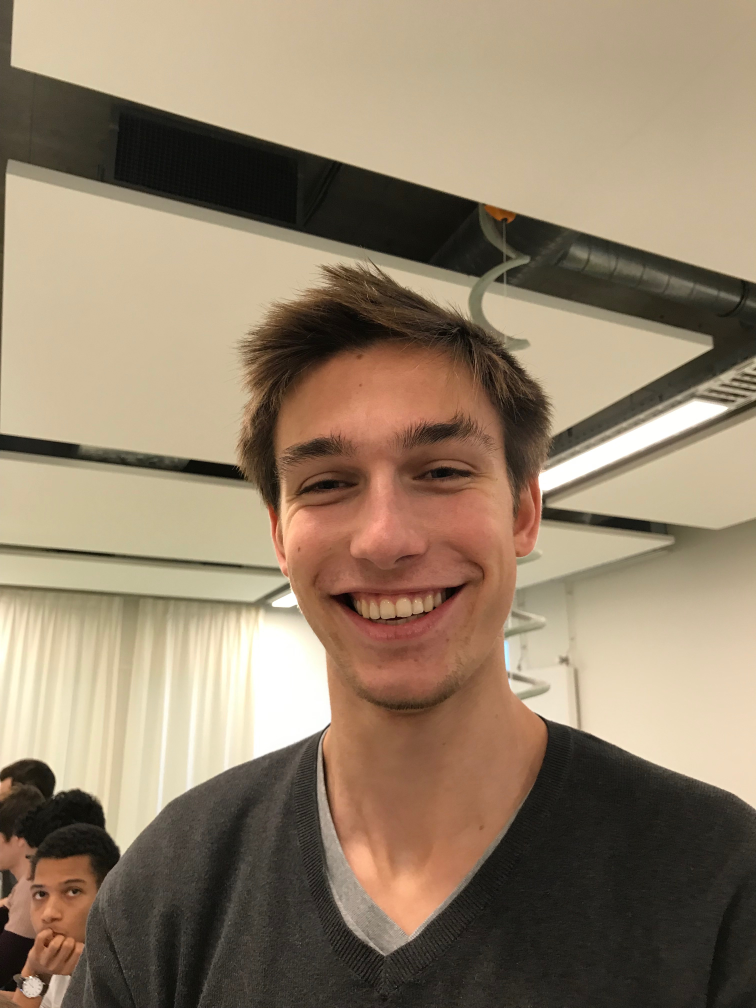
#> input picture Data/database/test/Alexis/Alexis1.JPG, 3024 x 4032 px, given in place of the camera (shown at 1/4 size)
$ python skin_detector.py
#> lines starting #> are read from the running program, lines starting #| are printed output that depends on the picture; after the words box and inside, x2 and y2 are one past the last pixel; in counts of white or black regions, pixels touching at a corner belong together
# USAGE
# python skindetector.py
# python skindetector.py --video video/skin_example.mov

# import the necessary packages
import imutils
import numpy as np
import argparse
import cv2

# construct the argument parse and parse the arguments
ap = argparse.ArgumentParser()
ap.add_argument("-v", "--video",
	help = "path to the (optional) video file")
args = vars(ap.parse_args())

# define the upper and lower boundaries of the HSV pixel
# intensities to be considered 'skin'
lower = np.array([0, 48, 80], dtype = "uint8")
upper = np.array([20, 255, 255], dtype = "uint8")

# if a video path was not supplied, grab the reference
# to the gray
if not args.get("video", False):
	camera = cv2.VideoCapture(0)

# otherwise, load the video
else:
	camera = cv2.VideoCapture(args["video"])

# keep looping over the frames in the video
while True:
	# grab the current frame
	(grabbed, frame) = camera.read()
#> frame is the input picture: shape (4032, 3024, 3); mean B, G, R 106.8, 129.2, 147.4

	# if we are viewing a video and we did not grab a
	# frame, then we have reached the end of the video
	if args.get("video") and not grabbed:
		break

	# resize the frame, convert it to the HSV color space,
	# and determine the HSV pixel intensities that fall into
	# the speicifed upper and lower boundaries
	frame = imutils.resize(frame, width = 400)
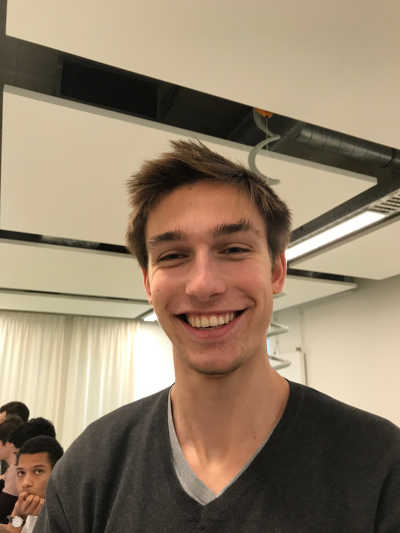
#> frame: shape (533, 400, 3); mean B, G, R 106.8, 129.2, 147.4
	converted = cv2.cvtColor(frame, cv2.COLOR_BGR2HSV)
#> converted: shape (533, 400, 3); mean H, S, V 19.1, 71.1, 147.4
	skinMask = cv2.inRange(converted, lower, upper)
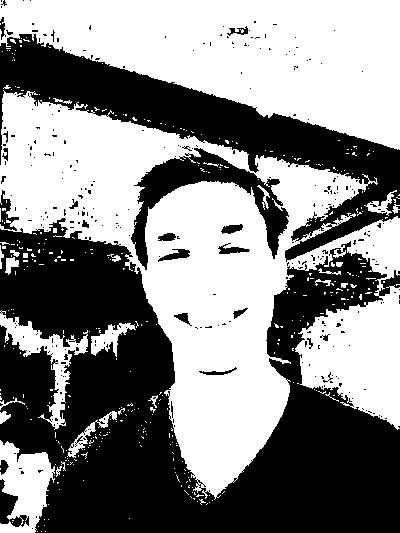
#> skinMask: shape (533, 400); 53.2% white; 316 black regions (292 under 20 px), largest, box (x1, y1, x2, y2) and area: (0, 218, 400, 533) 69212, (0, 34, 400, 262) 22310, (131, 148, 289, 270) 5054

	# apply a series of erosions and dilations to the mask
	# using an elliptical kernel
	kernel = cv2.getStructuringElement(cv2.MORPH_ELLIPSE, (11, 11))
	skinMask = cv2.erode(skinMask, kernel, iterations = 2)
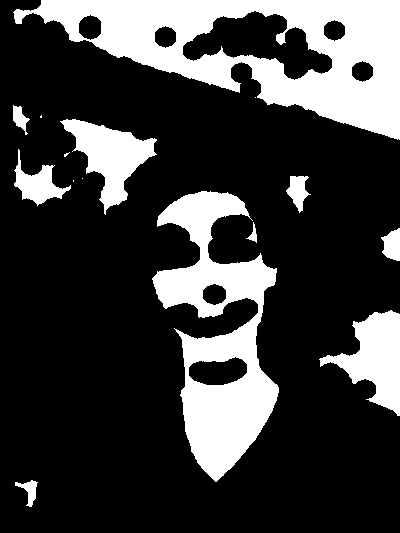
#> skinMask: shape (533, 400); 23.9% white; 15 white regions (5 under 20 px), largest, box (x1, y1, x2, y2) and area: (13, 0, 400, 140) 23715, (152, 191, 279, 482) 16548, (319, 310, 400, 416) 4100
	skinMask = cv2.dilate(skinMask, kernel, iterations = 2)
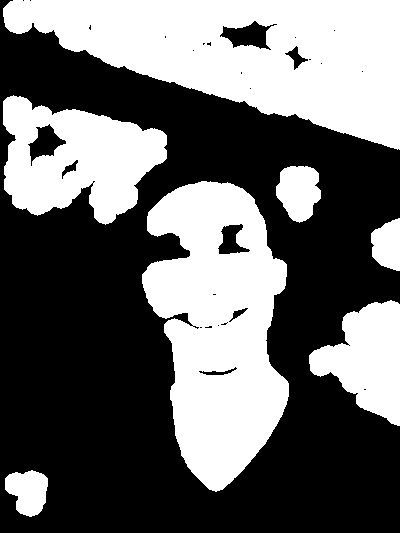
#> skinMask: shape (533, 400); 41.7% white; 7 white regions, largest, box (x1, y1, x2, y2) and area: (3, 0, 400, 150) 34465, (142, 181, 289, 492) 29800, (3, 95, 167, 225) 13228

	# blur the mask to help remove noise, then apply the
	# mask to the frame
	skinMask = cv2.GaussianBlur(skinMask, (3, 3), 0)
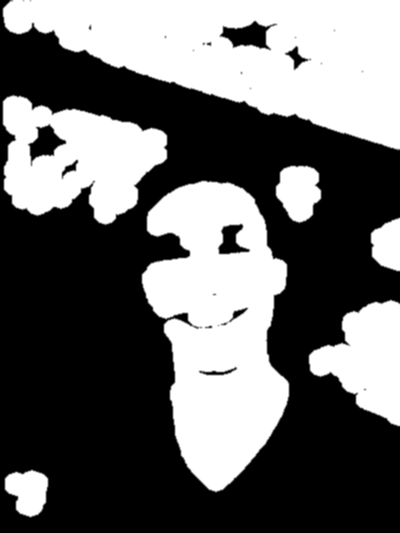
#> skinMask: shape (533, 400); min 0, max 255, mean 106.3
	skin = cv2.bitwise_and(frame, frame, mask = skinMask)
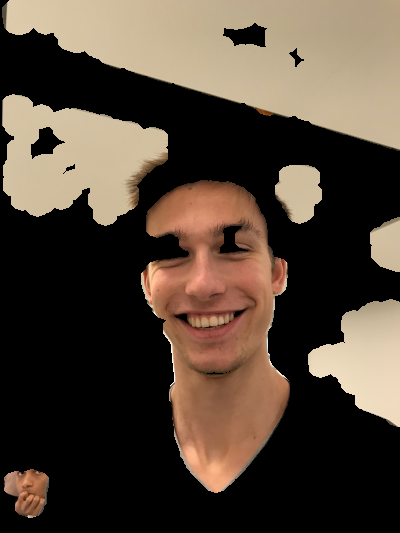
#> skin: shape (533, 400, 3); mean B, G, R 55.6, 68.4, 81.9

	# show the skin in the image along with the mask
	cv2.imshow("images", np.hstack([frame, skin]))
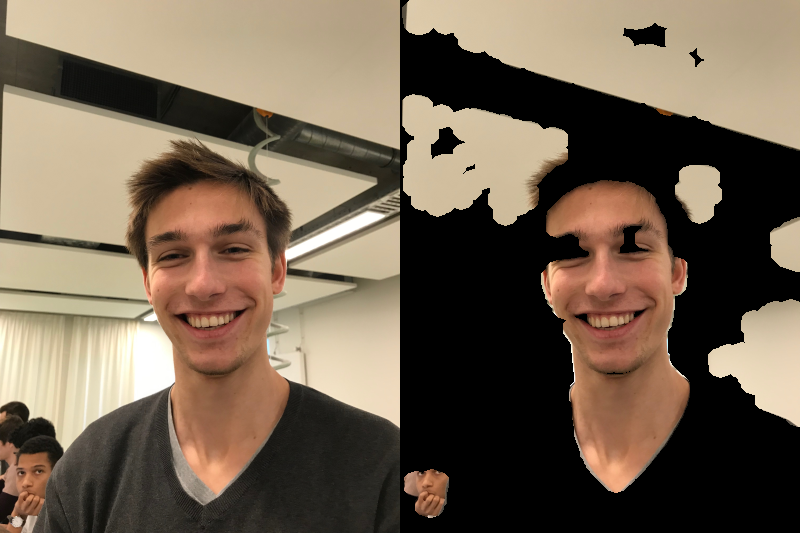
#> window 'images': shape (533, 800, 3); mean B, G, R 81.2, 98.8, 114.6

	# if the 'q' key is pressed, stop the loop
	if cv2.waitKey(1) & 0xFF == ord("q"):
#> (key q is pressed here)
		break

# cleanup the camera and close any open windows
camera.release()
cv2.destroyAllWindows()

$ run again, on Data/database/test/Alexis/Alexis2.JPG
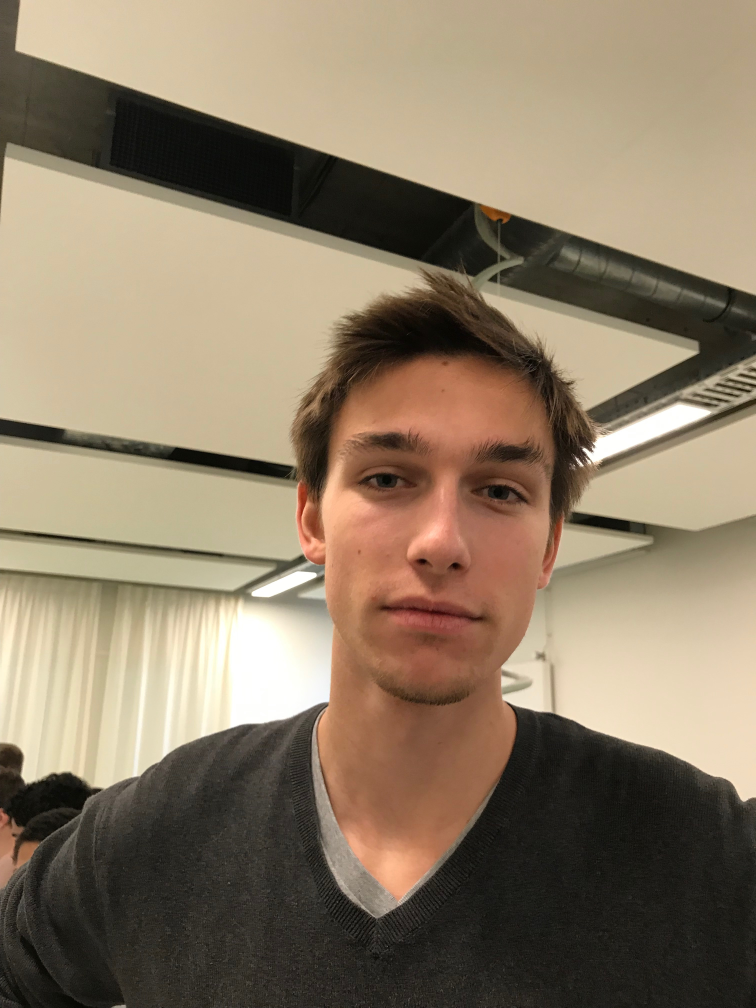
#> input picture Data/database/test/Alexis/Alexis2.JPG, 3024 x 4032 px, given in place of the camera (shown at 1/4 size)
#> frame is the input picture: shape (4032, 3024, 3); mean B, G, R 102.8, 124.4, 140.7
#> frame: shape (533, 400, 3)
#> converted: shape (533, 400, 3); mean H, S, V 19.9, 68.8, 140.8
#> `skinMask = cv2.inRange(converted, lower, upper)`:
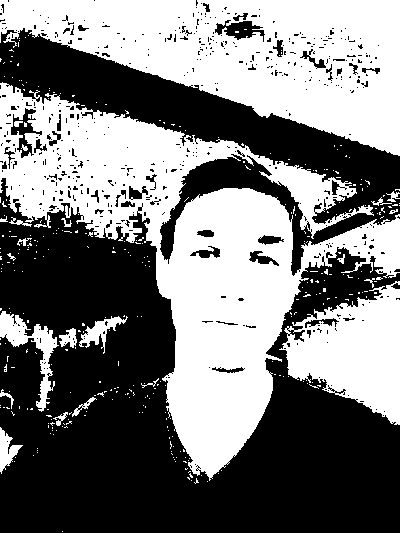
#> skinMask: shape (533, 400); 48% white; 345 white regions (322 under 20 px), largest, box (x1, y1, x2, y2) and area: (0, 82, 400, 481) 53482, (0, 0, 400, 156) 34328, (279, 281, 400, 425) 9936
#> `cv2.imshow("images", np.hstack([frame, skin]))`:
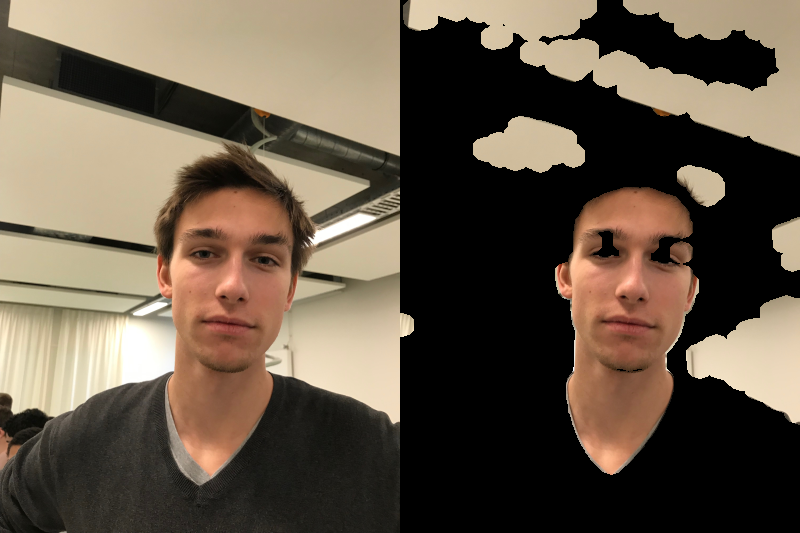
#> window 'images': shape (533, 800, 3); mean B, G, R 71.5, 87, 100.5

$ run again, on Data/database/test/Alexis/Alexis3.JPG
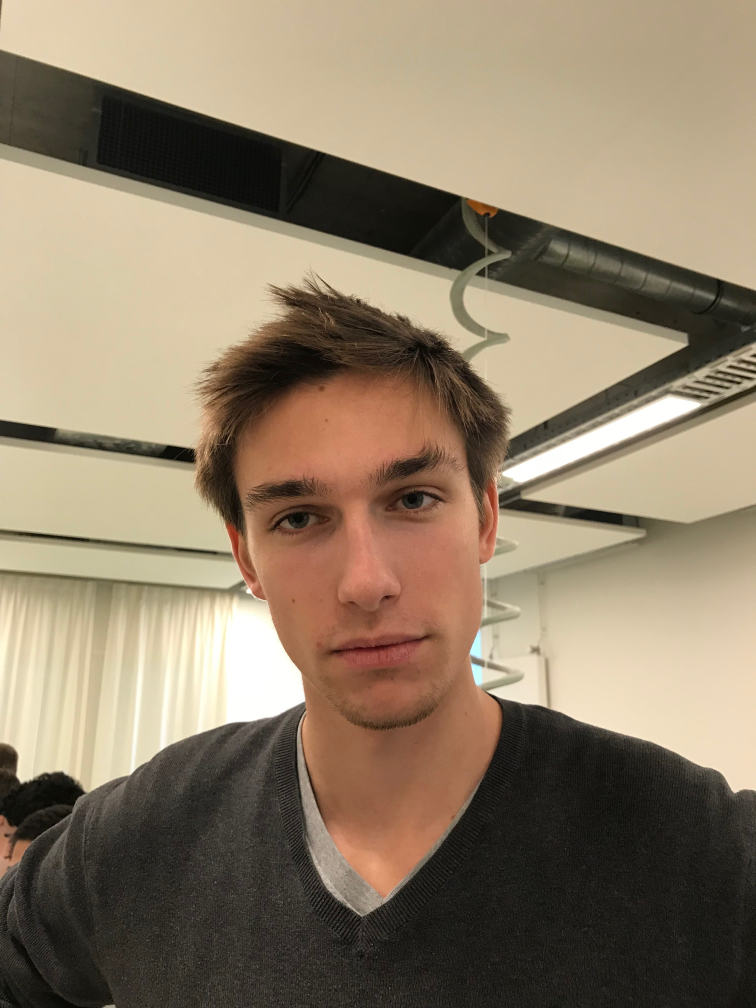
#> input picture Data/database/test/Alexis/Alexis3.JPG, 3024 x 4032 px, given in place of the camera (shown at 1/4 size)
#> frame is the input picture: shape (4032, 3024, 3); mean B, G, R 104.3, 125.9, 142.1
#> frame: shape (533, 400, 3)
#> converted: shape (533, 400, 3); mean H, S, V 19.8, 67.6, 142.1
#> `skinMask = cv2.inRange(converted, lower, upper)`:
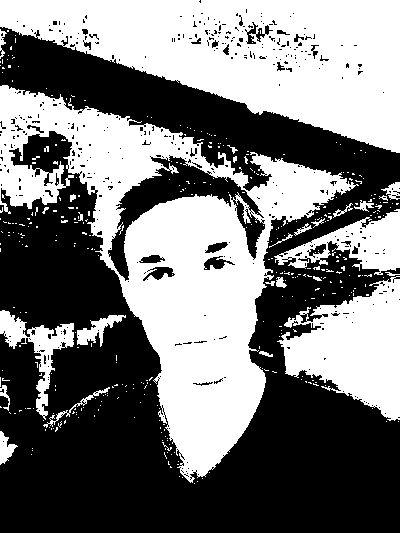
#> skinMask: shape (533, 400); 47.1% white; 378 white regions (350 under 20 px), largest, box (x1, y1, x2, y2) and area: (0, 85, 359, 483) 46343, (0, 0, 400, 153) 34816, (277, 276, 400, 421) 10222
#> `cv2.imshow("images", np.hstack([frame, skin]))`:
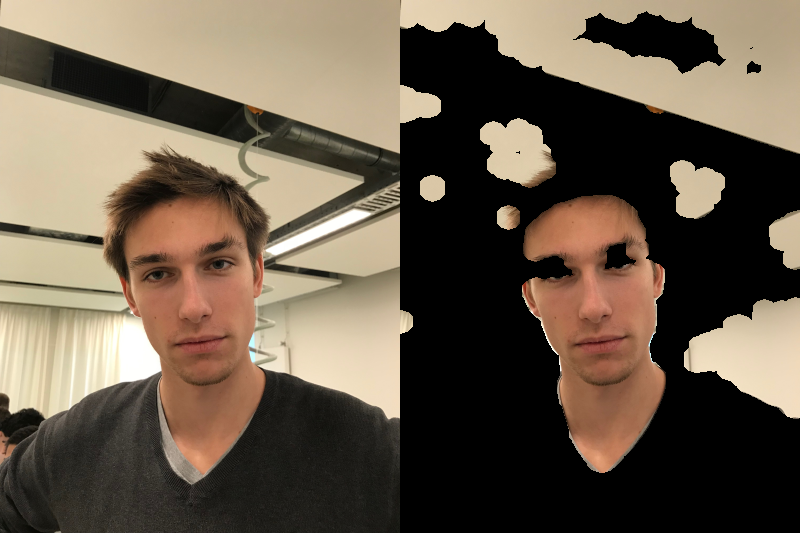
#> window 'images': shape (533, 800, 3); mean B, G, R 74.9, 90.9, 104.5

$ run again, on Data/database/test/Alexis/Alexis4.JPG
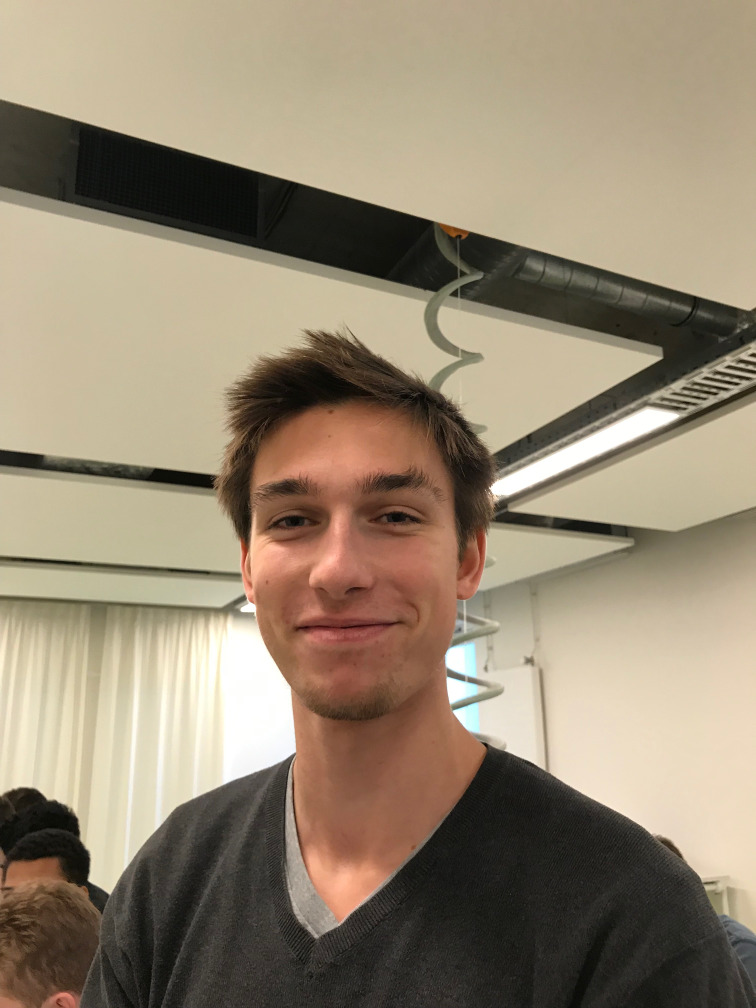
#> input picture Data/database/test/Alexis/Alexis4.JPG, 3024 x 4032 px, given in place of the camera (shown at 1/4 size)
#> frame is the input picture: shape (4032, 3024, 3); mean B, G, R 114.5, 135.5, 149.8
#> frame: shape (533, 400, 3)
#> converted: shape (533, 400, 3); mean H, S, V 21.1, 61.6, 150
#> `cv2.imshow("images", np.hstack([frame, skin]))`:
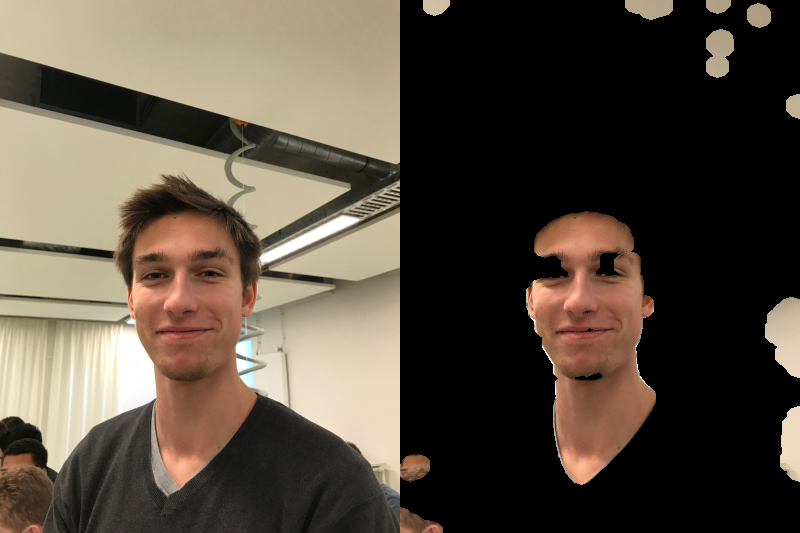
#> window 'images': shape (533, 800, 3); mean B, G, R 64.2, 76.5, 86.9
